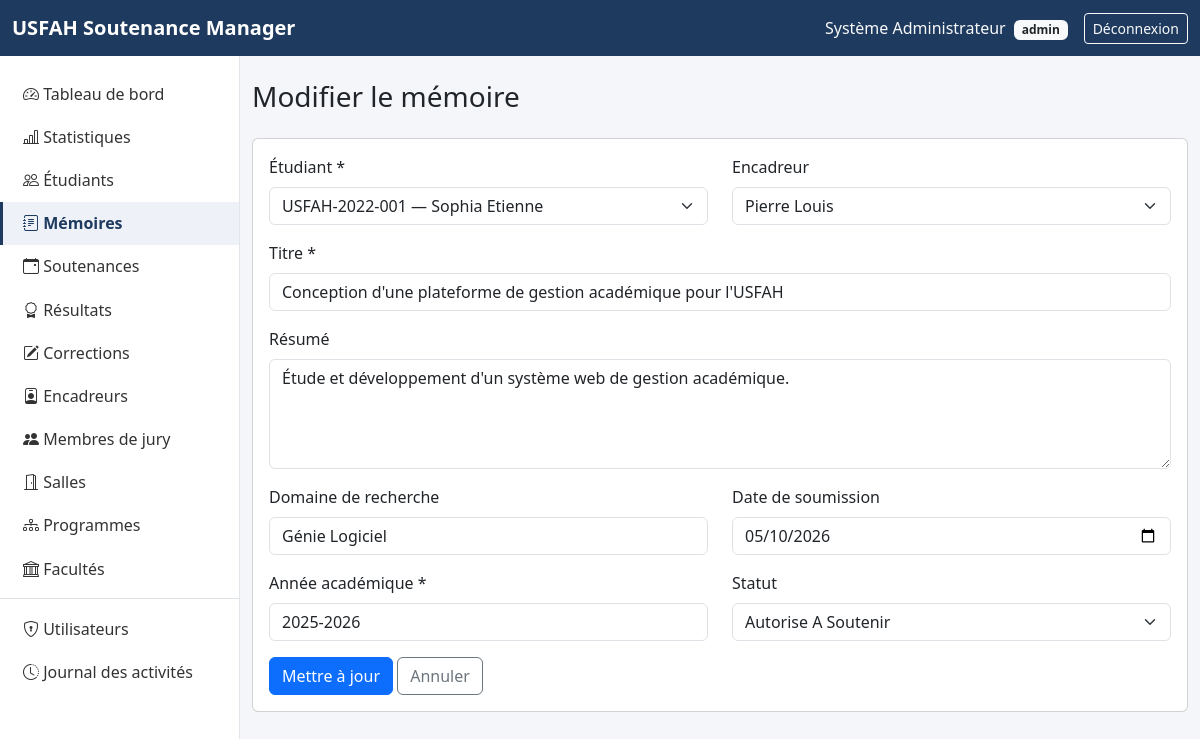
Page /theses/edit.php?id=1 (signed in) on the committed database.
### tables this page shows
CREATE TABLE theses (
    id                 INT UNSIGNED AUTO_INCREMENT PRIMARY KEY,
    student_id         INT UNSIGNED NOT NULL,
    titre              VARCHAR(255) NOT NULL,
    resume             TEXT NULL,
    domaine_recherche  VARCHAR(150) NULL,
    supervisor_id      INT UNSIGNED NULL,
    date_soumission    DATE NULL,
    annee_academique   VARCHAR(20) NOT NULL,
    statut             ENUM('en_preparation','soumis','valide','a_corriger','autorise_a_soutenir','soutenu')
                       NOT NULL DEFAULT 'en_preparation',
    created_at         TIMESTAMP NOT NULL DEFAULT CURRENT_TIMESTAMP,
    CONSTRAINT fk_theses_student    FOREIGN KEY (student_id)    REFERENCES students(id),
    CONSTRAINT fk_theses_supervisor FOREIGN KEY (supervisor_id) REFERENCES supervisors(id)
);

CREATE TABLE students (
    id                INT UNSIGNED AUTO_INCREMENT PRIMARY KEY,
    matricule         VARCHAR(30)  NOT NULL UNIQUE,
    last_name         VARCHAR(100) NOT NULL,
    first_name        VARCHAR(100) NOT NULL,
    sexe              ENUM('M','F') NULL,
    date_naissance    DATE NULL,
    email             VARCHAR(150) NOT NULL UNIQUE,
    telephone         VARCHAR(30)  NULL,
    faculty_id        INT UNSIGNED NULL,
    program_id        INT UNSIGNED NULL,
    niveau            VARCHAR(50)  NULL,
    annee_academique  VARCHAR(20)  NOT NULL,
    statut            ENUM('actif','inactif') NOT NULL DEFAULT 'actif',
    created_at        TIMESTAMP NOT NULL DEFAULT CURRENT_TIMESTAMP,
    CONSTRAINT fk_students_faculty FOREIGN KEY (faculty_id) REFERENCES faculties(id),
    CONSTRAINT fk_students_program FOREIGN KEY (program_id) REFERENCES programs(id)
);

CREATE TABLE supervisors (
    id           INT UNSIGNED AUTO_INCREMENT PRIMARY KEY,
    last_name    VARCHAR(100) NOT NULL,
    first_name   VARCHAR(100) NOT NULL,
    email        VARCHAR(150) NOT NULL UNIQUE,
    telephone    VARCHAR(30)  NULL,
    specialite   VARCHAR(150) NULL,
    institution  VARCHAR(150) NULL,
    grade        VARCHAR(100) NULL,
    created_at   TIMESTAMP NOT NULL DEFAULT CURRENT_TIMESTAMP
);

### includes/functions.php (called while the page is built, shortened)
<?php
function e(?string $value): string
{
    return htmlspecialchars($value ?? '', ENT_QUOTES, 'UTF-8');
}
function old(array $data, string $key, string $default = ''): string
{
    return e($data[$key] ?? $default);
}

### theses/edit.php (the view, shortened to what this page needs)
<?php
require_once __DIR__ . '/../config/database.php';
require_once __DIR__ . '/../includes/functions.php';
$id = (int) get_param('id', 0);
$stmt = $pdo->prepare('SELECT * FROM theses WHERE id = ?');
$stmt->execute([$id]);
$thesis = $stmt->fetch();
$data = $thesis;
$students = $pdo->query('SELECT id, matricule, first_name, last_name FROM students ORDER BY last_name')->fetchAll();
$supervisors = $pdo->query('SELECT id, first_name, last_name FROM supervisors ORDER BY last_name')->fetchAll();
$statuts = ['en_preparation', 'soumis', 'valide', 'a_corriger', 'autorise_a_soutenir', 'soutenu'];
require __DIR__ . '/../includes/header.php';
?>
<h1 class="h3 mb-4">Modifier le mémoire</h1>
<div class="card"><div class="card-body">
<form method="post" action="">
    <div class="row">
        <div class="col-md-6 mb-3">
            <label class="form-label">Étudiant *</label>
            <select name="student_id" class="form-select" required>
                <?php foreach ($students as $s): ?>
                    <option value="<?= $s['id'] ?>" <?= (int) $data['student_id'] === (int) $s['id'] ? 'selected' : '' ?>><?= e($s['matricule'] . ' — ' . $s['first_name'] . ' ' . $s['last_name']) ?></option>
                <?php endforeach; ?>
            </select>
        </div>
        <div class="col-md-6 mb-3">
            <label class="form-label">Encadreur</label>
            <select name="supervisor_id" class="form-select">
                <?php foreach ($supervisors as $s): ?>
                    <option value="<?= $s['id'] ?>" <?= (int) $data['supervisor_id'] === (int) $s['id'] ? 'selected' : '' ?>><?= e($s['first_name'] . ' ' . $s['last_name']) ?></option>
                <?php endforeach; ?>
            </select>
        </div>
        <div class="col-12 mb-3">
            <label class="form-label">Titre *</label>
            <input type="text" name="titre" class="form-control" value="<?= old($data, 'titre') ?>" required>
        </div>
        <div class="col-12 mb-3">
            <label class="form-label">Résumé</label>
            <textarea name="resume" class="form-control" rows="4"><?= old($data, 'resume') ?></textarea>
        </div>
        <div class="col-md-6 mb-3">
            <label class="form-label">Domaine de recherche</label>
            <input type="text" name="domaine_recherche" class="form-control" value="<?= old($data, 'domaine_recherche') ?>">
        </div>
        <div class="col-md-6 mb-3">
            <label class="form-label">Date de soumission</label>
            <input type="date" name="date_soumission" class="form-control" value="<?= e($data['date_soumission'] ?? '') ?>">
        </div>
        <div class="col-md-6 mb-3">
            <label class="form-label">Année académique *</label>
            <input type="text" name="annee_academique" class="form-control" value="<?= old($data, 'annee_academique') ?>" required>
        </div>
        <div class="col-md-6 mb-3">
            <label class="form-label">Statut</label>
            <select name="statut" class="form-select">
                <?php foreach ($statuts as $s): ?>
                    <option value="<?= $s ?>" <?= $data['statut'] === $s ? 'selected' : '' ?>><?= e(ucwords(str_replace('_', ' ', $s))) ?></option>
                <?php endforeach; ?>
            </select>
        </div>
    </div>
    <button type="submit" class="btn btn-primary">Mettre à jour</button>
    <a href="index.php" class="btn btn-outline-secondary">Annuler</a>
</form>
</div></div>
<?php require __DIR__ . '/../includes/footer.php'; ?>

### assets/css/style.css (style rules this page uses)
:root { --usfah-primary: #1f3a5f; --usfah-primary-dark: #142842; }
body { background-color: #f4f6f9; }

### rows in the picture
theses: student_id "USFAH-2022-001 — Sophia Etienne", supervisor_id "Pierre Louis", titre "Conception d'une plateforme de gestion académique pour l'USFAH", resume "Étude et développement d'un système web de gestion académique.", domaine_recherche "Génie Logiciel", date_soumission "05/10/2026", annee_academique "2025-2026", statut "Autorise A Soutenir"

### other values in the picture
$_SESSION['user_name'] "Système Administrateur"
current_user_role() "admin"
$label "Tableau de bord"
$label "Statistiques"
$label "Étudiants"
$label "Mémoires"
$label "Soutenances"
$label "Résultats"
$label "Corrections"
$label "Encadreurs"
$label "Membres de jury"
$label "Salles"
$label "Programmes"
$label "Facultés"
